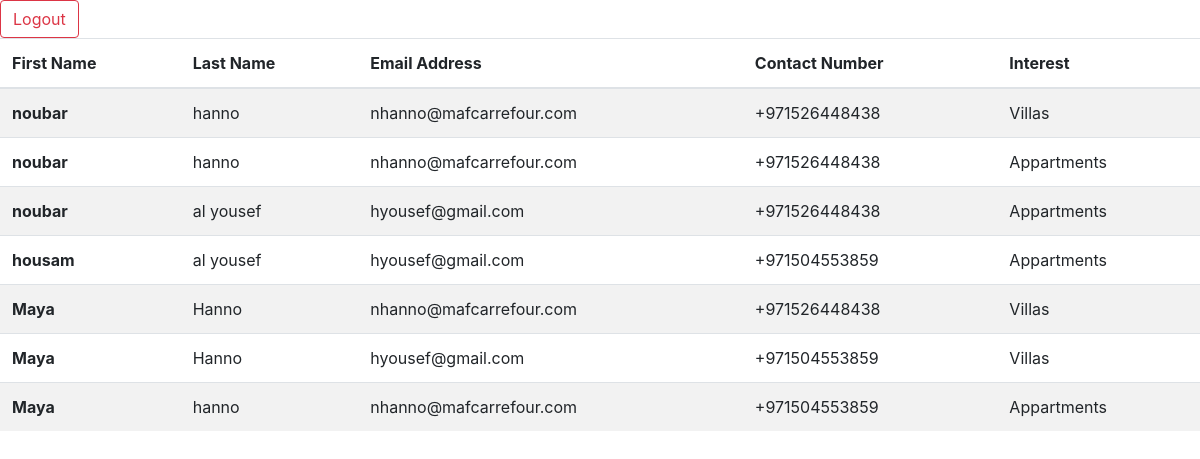
Screenshot of /registrationlist/ (signed in) with the database file from the repository.
### Registration/models.py (models this page shows, shortened)
class Registration(models.Model):
    First_Name = models.CharField(max_length=256)
    Last_Name = models.CharField(max_length=256)
    Email_Address = models.CharField(max_length=256)
    Mobile_Number = PhoneNumberField()
    Intereset = models.CharField(max_length=1000)

### Registration/views.py (the view)
# urls.py: url(r'^registrationlist/',login_required(RegistrationList.as_view()))
class RegistrationList(LoginRequiredMixin,ListView):
    template_name='sharjah_waterfront_city/registration_list.html'
    context_object_name='RegistrationList'
    def get_queryset(self):
        return models.Registration.objects.order_by('-First_Name')

### templates/sharjah_waterfront_city/registration_list.html (shortened to what this page needs)
<!DOCTYPE html>
<html lang="en" dir="ltr">
  <head>
    <link rel="stylesheet" href="https://stackpath.bootstrapcdn.com/bootstrap/4.1.1/css/bootstrap.min.css">
  </head>
  <body>
    {% if user.is_authenticated %}
    <a href="{% url 'logout' %}" class="btn btn-outline-danger">Logout</a>
    <table class="table table-striped">
      <thead>
        <tr>
          <th scope="col">First Name</th>
          <th scope="col">Last Name</th>
          <th scope="col">Email Address</th>
          <th scope="col">Contact Number</th>
          <th scope="col">Interest</th>
        </tr>
      </thead>
      <tbody>
        {% for Registration in RegistrationList%}
        <tr>
          <th scope="row">{{Registration.First_Name}}</th>
          <td>{{Registration.Last_Name}}</td>
          <td>{{Registration.Email_Address}}</td>
          <td>{{Registration.Mobile_Number}}</td>
          <td>{{Registration.Intereset}}</td>
        </tr>
        {% endfor %}
      </tbody>
    </table>
    {% endif %}
  </body>
</html>

### rows the page displays
Registration: First_Name "noubar", Last_Name "hanno", Email_Address "nhanno@mafcarrefour.com", Mobile_Number "+971526448438", Intereset "Villas"
Registration: First_Name "noubar", Last_Name "hanno", Email_Address "nhanno@mafcarrefour.com", Mobile_Number "+971526448438", Intereset "Appartments"
Registration: First_Name "noubar", Last_Name "al yousef", Email_Address "hyousef@gmail.com", Mobile_Number "+971526448438", Intereset "Appartments"
Registration: First_Name "housam", Last_Name "al yousef", Email_Address "hyousef@gmail.com", Mobile_Number "+971504553859", Intereset "Appartments"
Registration: First_Name "Maya", Last_Name "Hanno", Email_Address "nhanno@mafcarrefour.com", Mobile_Number "+971526448438", Intereset "Villas"
Registration: First_Name "Maya", Last_Name "Hanno", Email_Address "hyousef@gmail.com", Mobile_Number "+971504553859", Intereset "Villas"
Registration: First_Name "Maya", Last_Name "hanno", Email_Address "nhanno@mafcarrefour.com", Mobile_Number "+971504553859", Intereset "Appartments"
